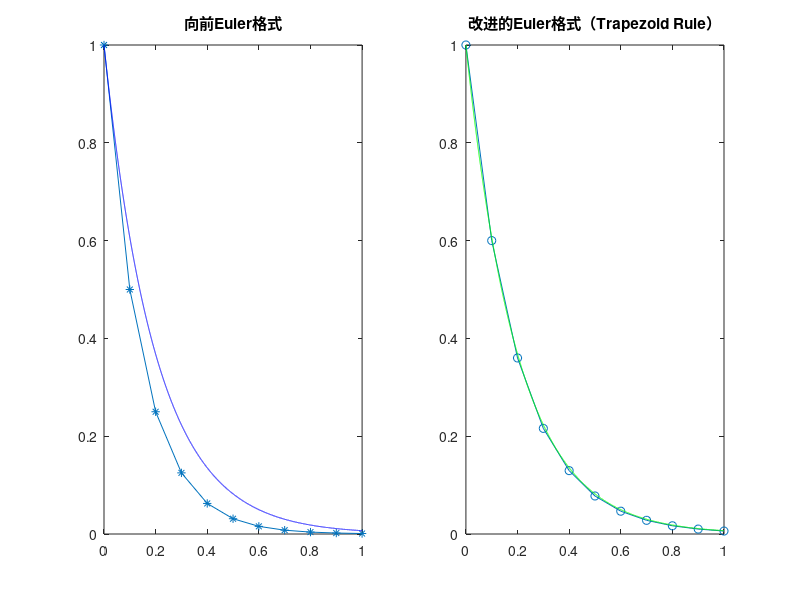

This figure's MATLAB source:
% Huadong Gao 高华东：教学用
% 李荣华-刘播：微分方程数值解法 第四版
% page 10 第一小题：使用Euler法和改进的Euler法
% 求解 u'=-5u,u(0)=1.步长分别取h=0.1，0.05，比较算法精度。
% 首先，我们知道其真解是 u = exp(-5t)。At t=1, u= exp(-5).


T= 1; % 最终时间
dt = 0.1; % 步长
xh = 0:dt:T; % 时间节点
uh1= zeros(length(xh),1); % 存储Euler格式计算结果
uh2= zeros(length(xh),1); % 存储改进Euler格式结果
uh1(1) = 1.0; % 赋予初始值
uh2(1) = 1.0; % 赋予初始值

% 下面是主要的计算部分，我们用while loop进行时间推进
tc = dt;    % 现在的时间 time at current time（现在是dt，因为0时刻已经过去了）
index_tc=2; % 现在的时间所对应的 index（为了读取、存储something from/into 数组）
while tc < T+1e-12    
    uh1(index_tc)= uh1(index_tc-1)+dt*(-5*uh1(index_tc-1)); % 向前Euler格式
    uh2(index_tc)= (uh2(index_tc-1)+0.5*dt*(-5*uh2(index_tc-1)))/(1+0.5*dt*5); % 改进Euler格式     
        
    if abs(tc - T) <1e-12 % 一旦运行时间 tc 到了 T 附近
        break             % 就终止 while 循环
    end                   % break 跳出
    
    tc = tc + dt;           % 时间更新，增加dt
    index_tc = index_tc +1; % index指标增加+1
end

%下面是后处理部分，包括
%画图，计算误差等

subplot(1,2,1)
plot(xh,uh1,'-*')
hold on
plot(0:1e-4:T,exp(-5*(0:1e-4:T)),'b-')
title("向前Euler格式")

subplot(1,2,2)
plot(xh,uh2,'-o')
hold on
plot(0:1e-4:T,exp(-5*(0:1e-4:T)),'g-')
title("改进的Euler格式（Trapezoid Rule）")

% 计算并显示误差
format longE
disp([abs(exp(-5)-uh1(end)),abs(exp(-5)-uh2(end))])


